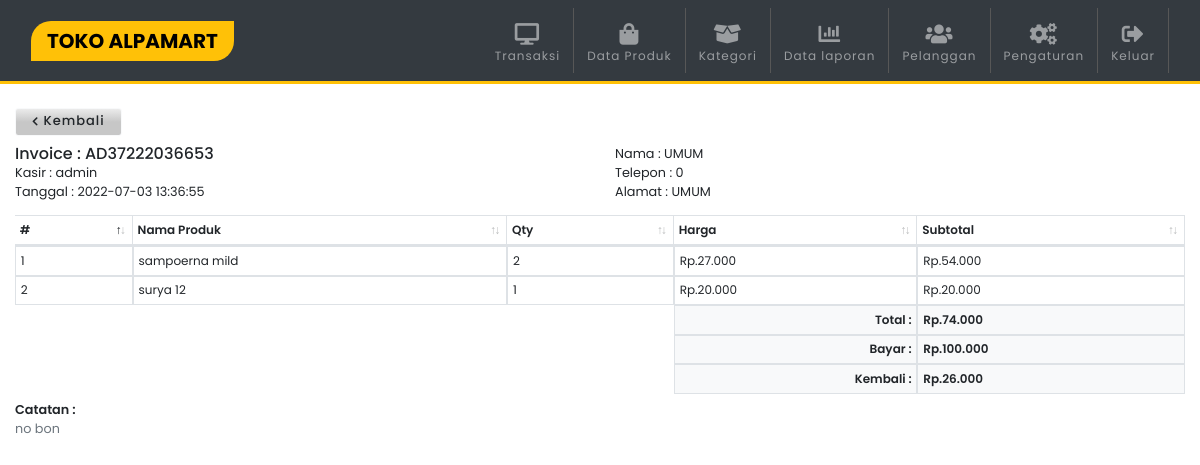
The app's page /detail.php?invoice=AD37222036653 (signed in) with its own data.
### tables this page shows
CREATE TABLE `laporan` (
  `idlaporan` int(11) NOT NULL,
  `no_nota` varchar(50) NOT NULL,
  `idpelanggan` int(11) NOT NULL,
  `catatan` text NOT NULL,
  `totalbeli` int(11) NOT NULL,
  `pembayaran` int(11) NOT NULL,
  `kembalian` int(11) NOT NULL,
  `tgl_sub` timestamp NOT NULL DEFAULT CURRENT_TIMESTAMP ON UPDATE CURRENT_TIMESTAMP
);

CREATE TABLE `pelanggan` (
  `idpelanggan` int(11) NOT NULL,
  `nama_pelanggan` varchar(30) NOT NULL,
  `telepon_pelanggan` varchar(15) NOT NULL,
  `alamat_pelanggan` text NOT NULL
);

CREATE TABLE `tb_nota` (
  `idnota` int(11) NOT NULL,
  `no_nota` varchar(100) NOT NULL,
  `idproduk` int(11) NOT NULL,
  `quantity` int(11) NOT NULL
);

CREATE TABLE `produk` (
  `idproduk` int(11) NOT NULL,
  `idkategori` int(11) NOT NULL,
  `kode_produk` varchar(100) NOT NULL,
  `nama_produk` varchar(150) NOT NULL,
  `harga_modal` int(11) NOT NULL,
  `harga_jual` int(11) NOT NULL,
  `stock` int(11) NOT NULL,
  `tgl_input` timestamp NOT NULL DEFAULT CURRENT_TIMESTAMP ON UPDATE CURRENT_TIMESTAMP
);

### detail.php (the view, shortened to what this page needs)
<?php include 'template/header.php';?>
<?php
$nota = $_GET['invoice'];
$liatcust = mysqli_query($conn,"SELECT * FROM pelanggan e, laporan c WHERE no_nota='$nota' and e.idpelanggan=c.idpelanggan");
$checkdb = mysqli_fetch_array($liatcust);
?>
<br>
<a href="laporan.php" class="btn btn-light btn-xs px-3 py-2 mb-2" style="font-weight:500;"><i class="fa fa-chevron-left fa-xs"></i> Kembali</a>
<div class="row">
    <div class="col-sm-6">
    <h6 class="mb-0">Invoice : <?php echo $nota ?></h6>
        <p class="small mb-0">Kasir : <?php echo $user ?></p>
        <p class="small mb-0">Tanggal : <?php echo $checkdb['tgl_sub'] ?></p>
    </div>
    <div class="col-sm-6">
        <p class="small mb-0">Nama : <?php echo $checkdb['nama_pelanggan'] ?></p>
        <p class="small mb-0">Telepon : <?php echo $checkdb['telepon_pelanggan'] ?></p>
        <p class="small mb-0">Alamat : <?php echo $checkdb['alamat_pelanggan'] ?></p>
    </div>
</div>
<table class="table table-sm table-bordered dt-responsive nowrap border-0" id="cart" width="100%">
                        <thead>
                        <tr>
                            <th>#</th>
                            <th>Nama Produk</th>
                            <th>Qty</th>
                            <th>Harga</th>
                            <th>Subtotal</th>
                        </tr>
                        </thead>
                        <tbody>
                            <?php
                                 $no=1;
                                 $data_produk=mysqli_query($conn,"SELECT * FROM tb_nota t, produk p
                                 WHERE no_nota='$nota' and t.idproduk=p.idproduk ORDER BY t.idproduk ASC");
                                 while($d=mysqli_fetch_array($data_produk)){
                                    $total = $d['quantity']*$d['harga_jual'];
                                    ?>
                                    <tr>
                                        <td style="border: 1px solid #dee2e6;"><?php echo $no++ ?></td>
                                        <td style="border: 1px solid #dee2e6;"><?php echo $d['nama_produk'] ?></td>
                                        <td style="border: 1px solid #dee2e6;"><?php echo $d['quantity'] ?></td>
                                        <td style="border: 1px solid #dee2e6;">Rp.<?php echo ribuan($d['harga_jual']) ?></td>
                                        <td style="border: 1px solid #dee2e6;">Rp.<?php echo ribuan($total) ?></td>
                                    </tr>
                        <?php }?>
					</tbody>
                    <tr>
                        <th class="d-none d-sm-block d-md-block border-0 bg-white"></th>
                        <th class="border-0 bg-white"></th>
                        <th class="border-0 bg-white"></th>
                        <th class="text-right bg-light" style="border: 1px solid #dee2e6;font-weight:600;">Total :</th>
                        <th class="bg-light" style="border: 1px solid #dee2e6;font-weight:600;">Rp.<?php echo ribuan($checkdb['totalbeli']) ?></th>
                    </tr>
                    <tr>
                        <th class="d-none d-sm-block d-md-block border-0 bg-white"></th>
                        <th class="border-0 bg-white"></th>
                        <th class="border-0 bg-white"></th>
                        <th class="text-right bg-light" style="border: 1px solid #dee2e6;font-weight:600;">Bayar :</th>
                        <th class="bg-light" style="border: 1px solid #dee2e6;font-weight:600;">Rp.<?php echo ribuan($checkdb['pembayaran']) ?></th>
                    </tr>
                    <tr>
                        <th class="d-none d-sm-block d-md-block border-0 bg-white"></th>
                        <th class="border-0 bg-white"></th>
                        <th class="border-0 bg-white"></th>
                        <th class="text-right bg-light" style="border: 1px solid #dee2e6;font-weight:600;">Kembali :</th>
                        <th class="bg-light" style="border: 1px solid #dee2e6;font-weight:600;">Rp.<?php echo ribuan($checkdb['kembalian']) ?></th>
                    </tr>
                </table>
                <p class="small mb-0" style="font-weight:600;">Catatan :</p>
                <p class="small text-muted"><?php echo $checkdb['catatan'] ?></p>
<?php include 'template/footer.php';?>

### template/header.php (shortened to what this page needs)
<?php
include "config.php";
  function ribuan ($nilai){
    return number_format ($nilai, 0, ',', '.');
}
$result1 = mysqli_query($conn, "SELECT * FROM login");
while($data = mysqli_fetch_array($result1))
{
    $user = $data['username'];
    $toko = $data['nama_toko'];
}
?>
<!DOCTYPE html>
<html lang="en">
<head>
  <link rel="stylesheet" href="assets/css/bootstrap.min.css">
  <link rel="stylesheet" href="assets/css/style.css">
  <link href="assets/fontawesome/css/all.min.css" rel="stylesheet" type="text/css">
  <link href="assets/vendor/datatables/dataTables.bootstrap4.min.css" rel="stylesheet">
  <link href="assets/vendor/datatables/responsive.bootstrap4.min.css" rel="stylesheet">
</head>
<body>
<nav class="navbar navbar-expand-lg navbar-dark bg-dark sticky-top">
<div class="container">
  <a class="navbar-brand px-3 bg-warning" href="https://www.youtube.com/channel/UCyHwOyTkQBgwfWMOrblSUDg"><?php echo $toko ?></a>
  <div class="collapse navbar-collapse" id="navbarC">
    <ul class="navbar-nav ml-auto">
      <li class="nav-item">
        <a class="nav-link" href="index.php">
        <span class="text-center d-block pt-2"><i class="fa fa-desktop fa-2x"></i></span>Transaksi</a>
      </li>
      <li class="nav-item">
        <a class="nav-link" href="produk.php">
        <span class="text-center d-block pt-2"><i class="fa fa-shopping-bag fa-2x"></i></span>Data Produk</a>
      </li>
      <li class="nav-item">
        <a class="nav-link" href="kategori.php">
        <span class="text-center d-block pt-2"><i class="fa fa-box-open fa-2x"></i></span>Kategori</a>
      </li>
      <li class="nav-item">
        <a class="nav-link" href="laporan.php">
        <span class="text-center d-block pt-2"><i class="fa fa-chart-bar fa-2x"></i></span>Data laporan</a>
      </li>
      <li class="nav-item">
        <a class="nav-link" href="pelanggan.php">
        <span class="text-center d-block pt-2"><i class="fa fa-users fa-2x"></i></span>Pelanggan</a>
      </li>
      <li class="nav-item">
        <a class="nav-link" href="pengaturan.php">
        <span class="text-center d-block pt-2"><i class="fa fa-cogs fa-2x"></i></span>Pengaturan</a>
      </li>
      <li class="nav-item">
        <a class="nav-link" href="logout.php" onclick="javascript:return confirm('Anda yakin ingin keluar ?');">
        <span class="text-center d-block pt-2"><i class="fa fa-sign-out-alt fa-2x"></i></span>Keluar</a>
      </li>
    </ul>
  </div>
  </div>
</nav>
<div class="container">

### assets/css/style.css (style rules this page uses)
html, body { font-size: 100%; font-family: 'Poppins', sans-serif; scroll-behavior: smooth; }
a { text-decoration: none !important; }
.container { max-width: 1250px; }
.btn { font-size: small !important; letter-spacing: 1px !important; }
.btn-light { background: linear-gradient(180deg, rgb(235, 235, 235) 0%, rgb(199, 199, 199) 50%) !important; }
::placeholder { opacity: 1; font-size: 12px !important; letter-spacing: 1px; font-weight: 300; }
.fa-2x { font-size: 1.80em !important; }
.btn-group-xs > .btn, .btn-xs { padding: .25rem .4rem; font-size: .875rem; line-height: .5; border-radius: .2rem; }
.navbar { border-bottom: 3px solid #ffc107; }
.navbar-dark .navbar-nav .nav-item { font-weight: 400 !important; font-size: 12px; color: #c5c5c5 !important; letter-spacing: 1px; padding-left: 5px !important; padding-right: 5px !important; }
.navbar-dark .navbar-brand { font-weight: 700 !important; border-radius: 20px 0px; color: #000 !important; }
.navbar-dark .navbar-nav .nav-item { border-right: 1px solid rgb(87, 87, 87); }
table { font-size: 12px !important; }
table thead>tr>th { font-weight: 600 !important; }

### records on screen
laporan: tgl_sub "2022-07-03 13:36:55", idpelanggan.nama_pelanggan "UMUM", idpelanggan.telepon_pelanggan "0", idpelanggan.alamat_pelanggan "UMUM", totalbeli "74.000", pembayaran "100.000", kembalian "26.000", catatan "no bon"
tb_nota: idproduk.nama_produk "sampoerna mild", quantity "2", idproduk.harga_jual "27.000", quantity.harga_jual "54.000"
tb_nota: idproduk.nama_produk "surya 12", quantity "1", idproduk.harga_jual "20.000", quantity.harga_jual "20.000"

### other values on screen
$toko "TOKO ALPAMART"
$nota "AD37222036653"
$user "admin"
